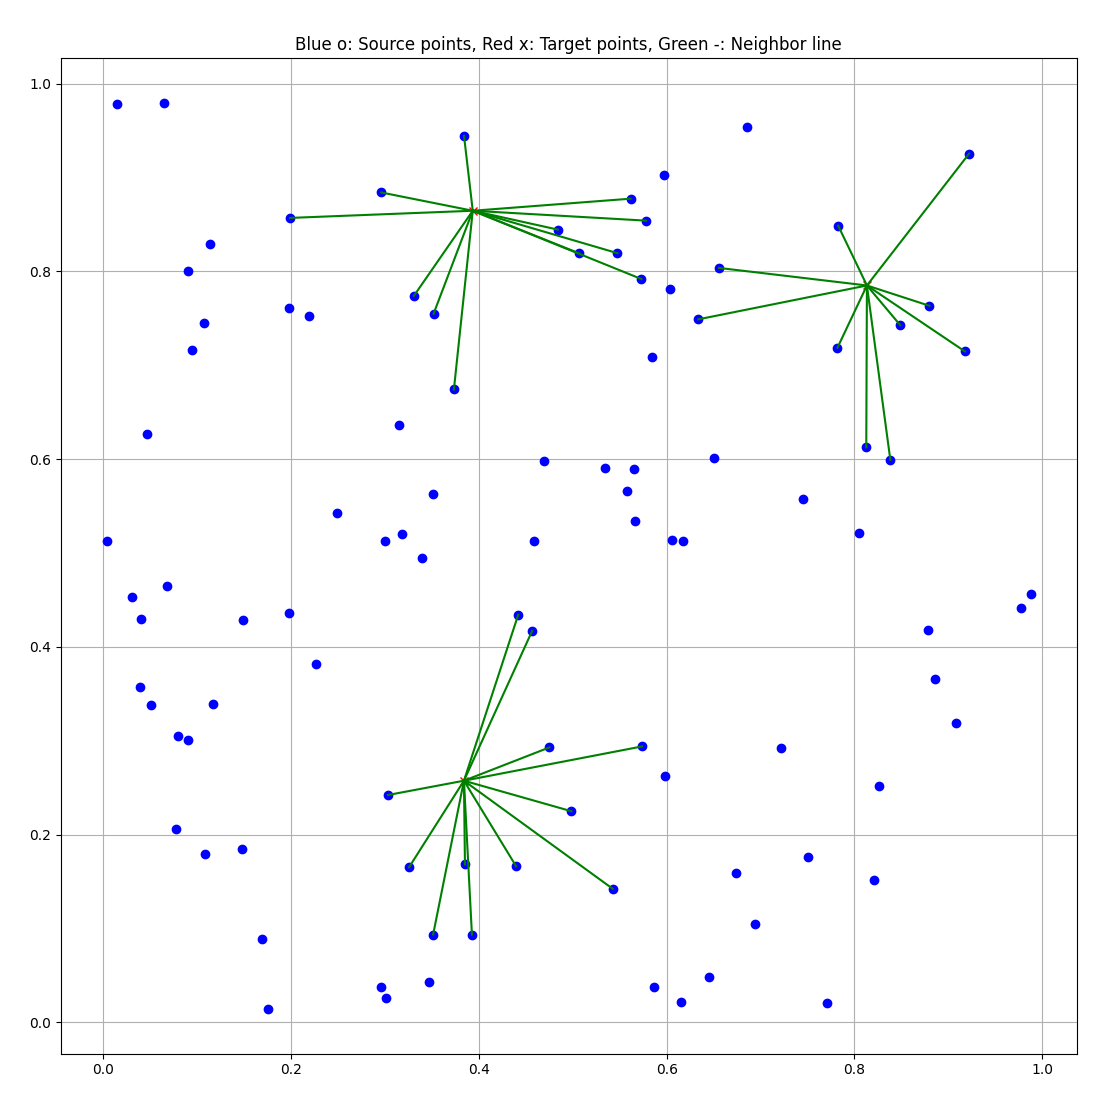

The script that drew this image:
"""
search_neighbor_points_kd_tree.py

Author: Shisato Yano
"""

# import path setting
import numpy as np
import sys
import matplotlib.pyplot as plt
from pathlib import Path

abs_dir_path = str(Path(__file__).absolute().parent)
relative_path = "/../../../components/"

sys.path.append(abs_dir_path + relative_path + "search/kd_tree")
sys.path.append(abs_dir_path + relative_path + "sensors/lidar")

# import component modules
from kd_tree import KdTree
from scan_point import ScanPoint


# flag to show plot figure
# when executed as unit test, this flag is set as false
show_plot = True


def main():
    """
    Main process function
    """

    fig = plt.figure()
    ax = plt.axes()

    # generate point cloud data
    np.random.seed(10)

    # source point cloud
    source_xy_list = np.random.random((100, 2))
    source_point_cloud = [ScanPoint(0, 0, xy[0], xy[1]) for xy in source_xy_list]

    for source_point in source_point_cloud:
        source_xy = source_point.get_point_array()
        ax.plot(source_xy[0], source_xy[1], "ob")

    # target point cloud
    target_xy_list = np.random.random((3, 2))
    target_point_cloud = [ScanPoint(0, 0, xy[0], xy[1]) for xy in target_xy_list]

    kd_tree = KdTree(source_point_cloud)

    for target_point in target_point_cloud:
        target_xy = target_point.get_point_array()
        ax.plot(target_xy[0], target_xy[1], "xr")

        neighbor_points = kd_tree.search_neighbor_points_within_r(target_point)
        for neighbor_point in neighbor_points:
            neighbor_xy = neighbor_point.get_point_array()
            ax.plot([neighbor_xy[0], target_xy[0]], [neighbor_xy[1], target_xy[1]], "-g")

    ax.set_aspect("equal")
    ax.grid()
    ax.set_title("Blue o: Source points, Red x: Target points, Green -: Neighbor line")

    if show_plot: plt.show()


if __name__ == "__main__":
    main()
